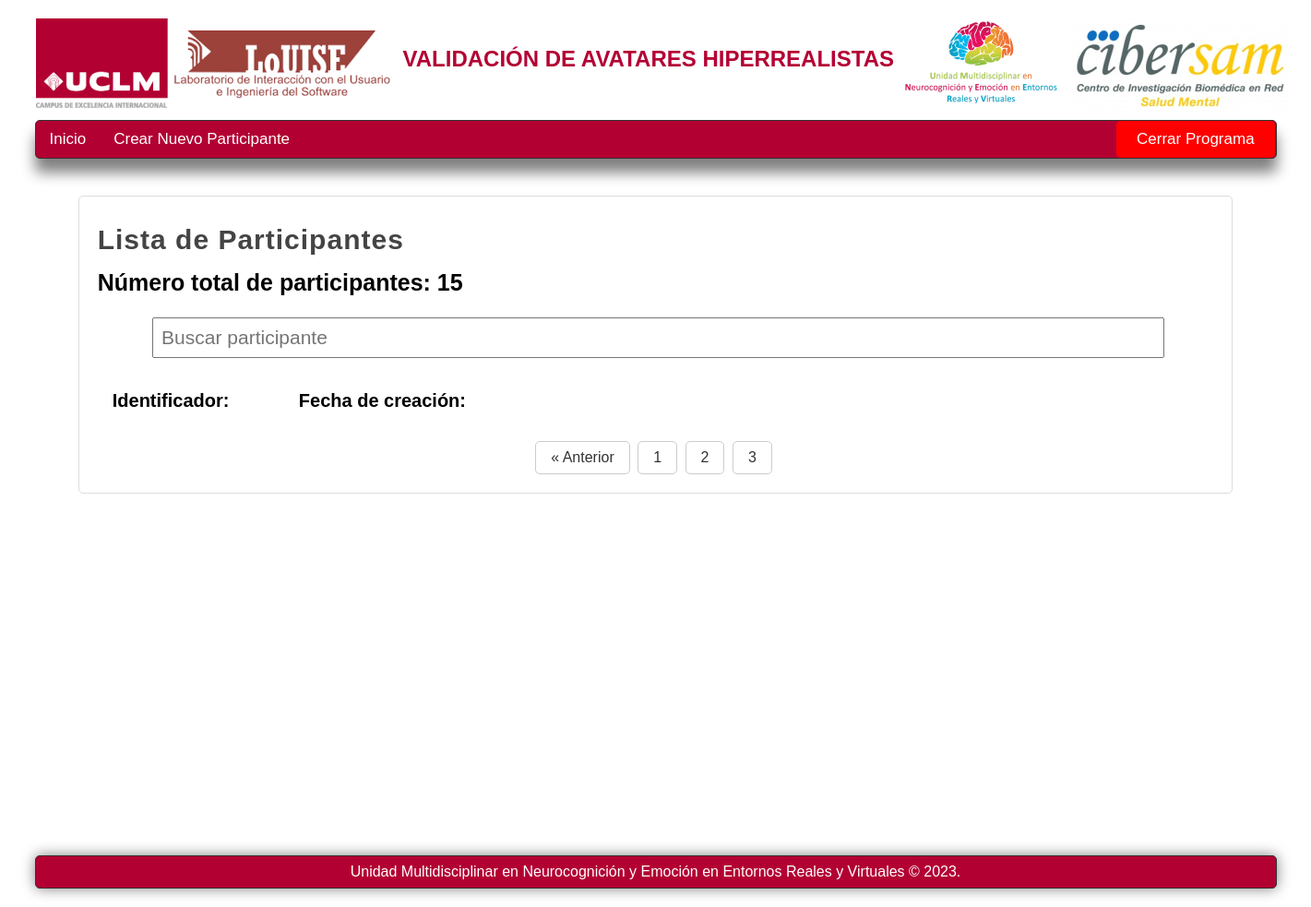
/listaparticipantes/control/?page=8&search=, run on an earlier commit of the app's database.
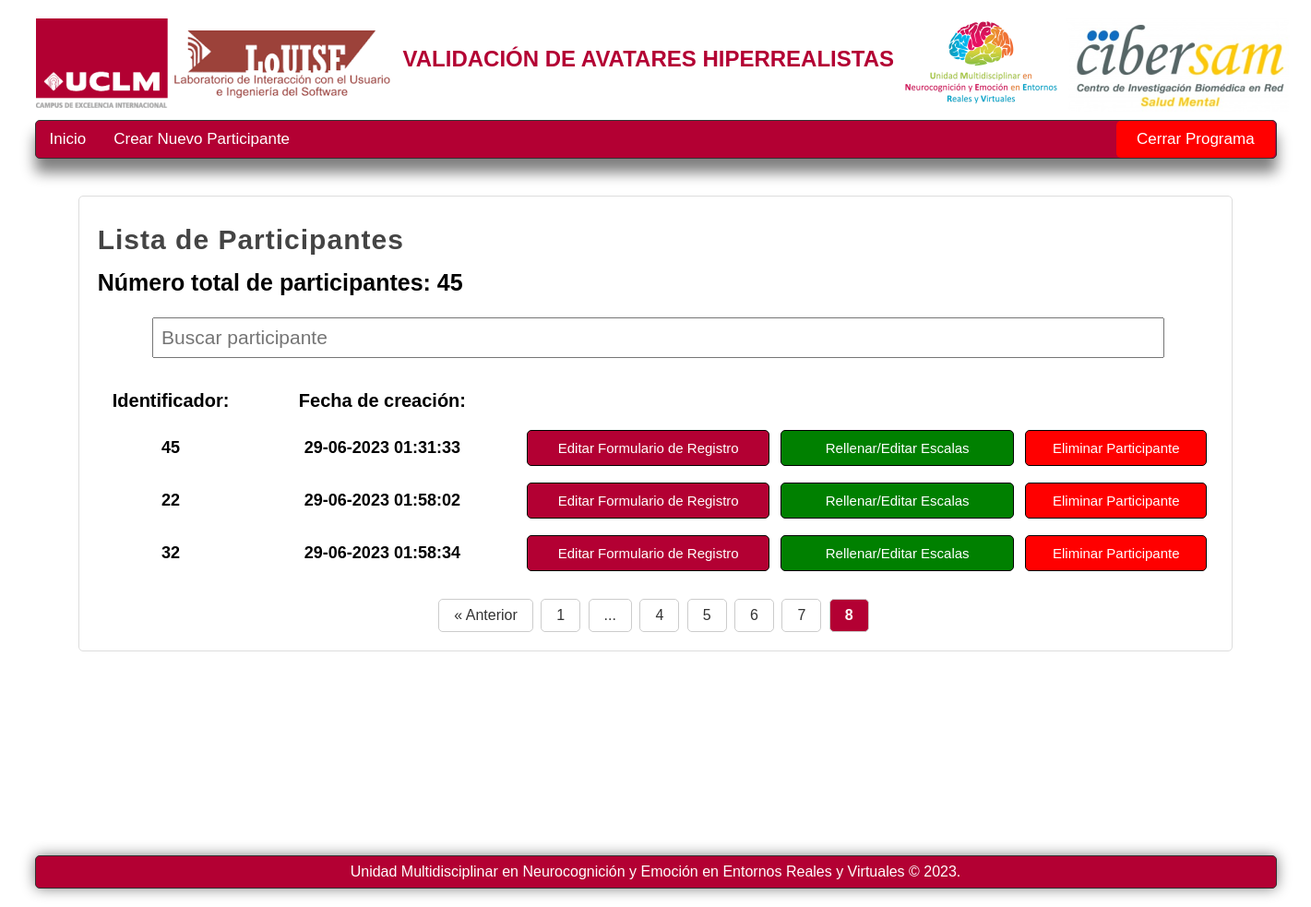
And on a later commit of the database.
### appcarasrealistas.py (models this page shows)
class Formularioregistro(db.Model):
    __bind_key__ = 'datosappcarasrealistas'
    idparticipante = db.Column(db.Integer, primary_key=True)
    fechacreacion = db.Column(db.Text)
    fechaultimamodificacion = db.Column(db.Text)
    nhcparticipante = db.Column(db.Text)
    edad = db.Column(db.Text)
    genero = db.Column(db.Text)
    textogenero = db.Column(db.Text)
    etnia = db.Column(db.Text)
    estadocivil = db.Column(db.Text)
    provinciaresidencia = db.Column(db.Text)
    textoprovinciaresidencia = db.Column(db.Text)
    residencia = db.Column(db.Text)
    estudios = db.Column(db.Text)
    situacionprofesional = db.Column(db.Text)
    textosituacionprofesional = db.Column(db.Text)
    profesion = db.Column(db.Text)

### appcarasrealistas.py (the view)
@appcarasrealistas.route("/listaparticipantes/<string:tipoparticipante>/", methods=["GET", "POST"])
def listaparticipantes(tipoparticipante=""):
    if tipoparticipante == "control":
        nombretablabd = Formularioregistro
        tipolayout = 'layoutinicio2.html'
    listaparticipantes = nombretablabd.query.all()
    numeroparticipantes = len(listaparticipantes)
    search_query = request.args.get('search', '').strip()
    if search_query:
        listaparticipantes = [participante for participante in listaparticipantes if search_query in participante.nhcparticipante]
    total_pages = math.ceil(len(listaparticipantes) / RESULTS_PER_PAGE)
    page = int(request.args.get('page', 1))
    start_index = (page - 1) * RESULTS_PER_PAGE
    end_index = start_index + RESULTS_PER_PAGE
    paginated_participantes = listaparticipantes[start_index:end_index]
    return render_template(
        "listaparticipantes.html",
        tipolayout=tipolayout,
        tipoparticipante=tipoparticipante,
        listaparticipantes=paginated_participantes,
        numeroparticipantes=numeroparticipantes,
        total_pages=total_pages,
        current_page=page,
        search_query=search_query
    )

### appcarasrealistas.py (called while the page is built)
@appcarasrealistas.context_processor
def inject_current_year():
    return {'current_year': datetime.datetime.now().year}

### templates/listaparticipantes.html (shortened to what the changed rows need)
{% extends tipolayout %}
{% block content %}
    {% if tipoparticipante == "control"%}
        <h1 class="titulo2">Lista de Participantes</h1>
    {% endif %}
    <h3>Número total de participantes: {{ numeroparticipantes }}</h3>
    <br>
    <form method="get" action="/listaparticipantes/{{ tipoparticipante }}/" class="search-form">
        <input type="text" id="search-input" name="search" value="{{ search_query }}" oninput="validatePositiveInteger(this);" placeholder="Buscar participante" style="cursor: text;">
    </form>
    <br>
    <div class="divtable">
        <table>
            <thead class="theadtable">
                <tr>
                    <td class="titulostablas1">Identificador:</td>
                    <td class="titulostabla1">Fecha de creación:</td>
                    <td class="titulostablas3"></td>
                    <td class="titulostablas4"></td>
                    <td class="titulostablas5"></td>
                </tr>
            </thead>
            <tbody class="tbodytable">
                {% for participante in listaparticipantes %}
                    <tr>
                        <td class="contenidotabla0">{{ participante.nhcparticipante }}</td>
                        <td class="contenidotabla0">{{ participante.fechacreacion }}</td>
                        <td class="contenidotabla3">
                            <a class="btn3" href="/formularioregistro/{{ tipoparticipante }}/{{ participante.idparticipante }}">Editar Formulario de Registro</a>
                        </td>
                        <td class="contenidotabla3">
                            <a class="btn8" href="/listaformulariosparticipante/{{ tipoparticipante }}/{{ participante.idparticipante }}/{{ participante.nhcparticipante}}/{{ participante.fechacreacion }}">Rellenar/Editar Escalas</a>
                        </td>
                        <td class="contenidotabla3">
                            <a class="btn7" href="/borrarparticipante/{{ tipoparticipante }}/{{ participante.idparticipante }}/{{ participante.nhcparticipante }}/{{ participante.fechacreacion }}" onclick="return confirm('¿Estas seguro de que deseas eliminar el participante: {{  participante.nhcparticipante }}?')">Eliminar Participante</a>
                        </td>
                    </tr>
                {% endfor %}
            </tbody>
        </table>
    </div>
    <div class="pagination">
        {% if current_page > 1 %}
            <a href="{{ url_for('listaparticipantes', tipoparticipante=tipoparticipante, page=current_page-1, search=search_query) }}">&laquo; Anterior</a>
        {% endif %}
        {% if total_pages <= 7 %}
            {% for page_num in range(1, total_pages + 1) %}
                {% if page_num == current_page %}
                    <span class="current-page">{{ page_num }}</span>
                {% else %}
                    <a href="{{ url_for('listaparticipantes', tipoparticipante=tipoparticipante, page=page_num, search=search_query) }}">{{ page_num }}</a>
                {% endif %}
            {% endfor %}
        {% else %}
            {% if current_page <= 4 %}
                {% for page_num in range(1, 6) %}
                    {% if page_num == current_page %}
                        <span class="current-page">{{ page_num }}</span>
                    {% else %}
                        <a href="{{ url_for('listaparticipantes', tipoparticipante=tipoparticipante, page=page_num, search=search_query) }}">{{ page_num }}</a>
                    {% endif %}
                {% endfor %}
                <span class="ellipsis">...</span>
                <a href="{{ url_for('listaparticipantes', tipoparticipante=tipoparticipante, page=total_pages, search=search_query) }}">{{ total_pages }}</a>
            {% elif current_page > total_pages - 3 %}
                <a href="{{ url_for('listaparticipantes', tipoparticipante=tipoparticipante, page=1, search=search_query) }}">1</a>
                <span class="ellipsis">...</span>
                {% for page_num in range(total_pages - 4, total_pages + 1) %}
                    {% if page_num == current_page %}
                        <span class="current-page">{{ page_num }}</span>
                    {% else %}
                        <a href="{{ url_for('listaparticipantes', tipoparticipante=tipoparticipante, page=page_num, search=search_query) }}">{{ page_num }}</a>
                    {% endif %}
                {% endfor %}
            {% endif %}
        {% endif %}
    </div>
{% endblock %}

What changed in the data, as far as the page shows it:
added Formularioregistro: nhcparticipante "45", fechacreacion "29-06-2023 01:31:33"
added Formularioregistro: nhcparticipante "22", fechacreacion "29-06-2023 01:58:02"
added Formularioregistro: nhcparticipante "32", fechacreacion "29-06-2023 01:58:34"
Also different on the page:
{{ numeroparticipantes }}: "15" → "45"
text now shown: "1 ..."
new list line: "4"
new list line: "5"
new list line: "6"
new list line: "7"
new list line: "8"
list line gone: "1"
list line gone: "2"
list line gone: "3"
